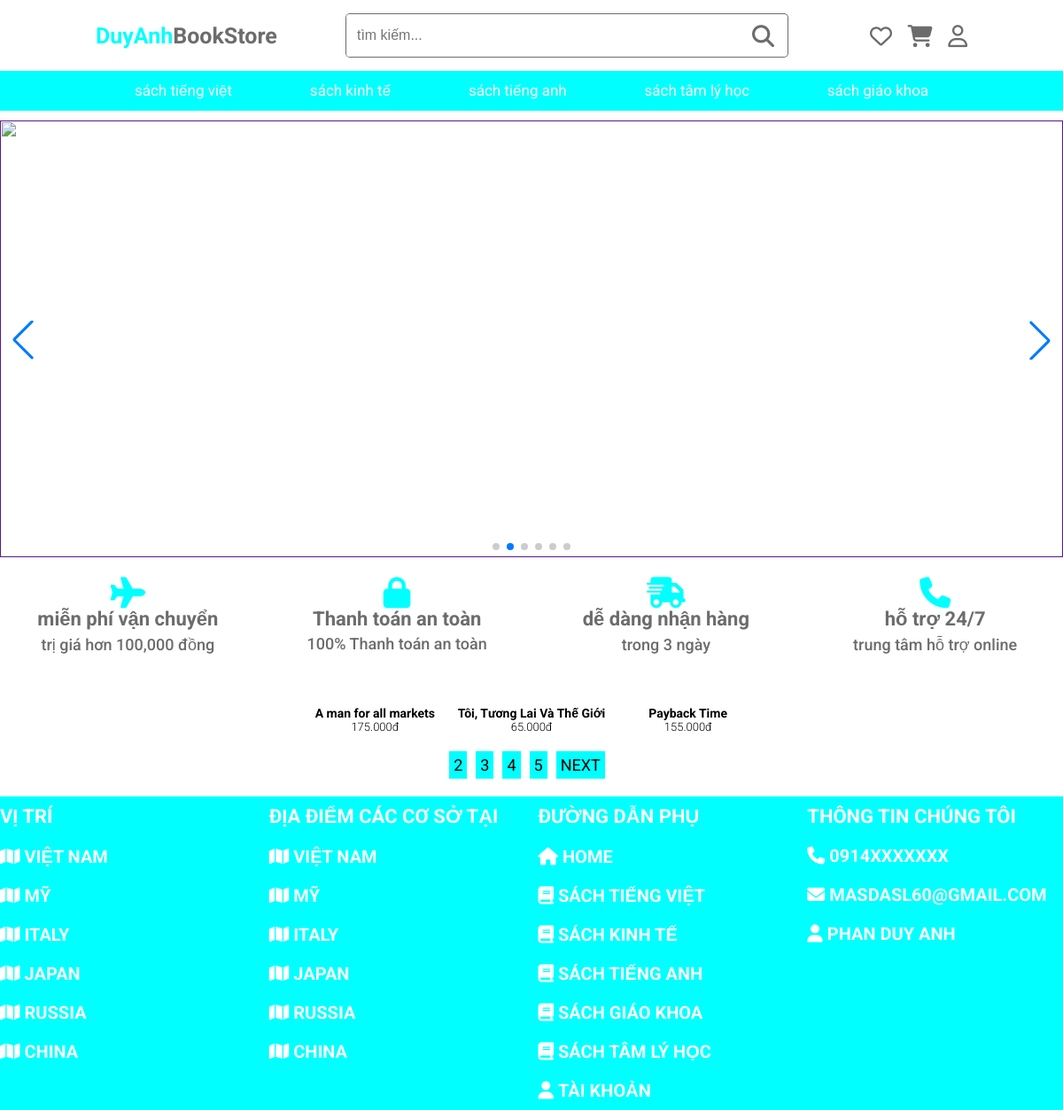
The page / on the database its author committed.
### tables this page shows
CREATE TABLE `book_items` (
  `id_books` int(11) NOT NULL,
  `book_name` text NOT NULL,
  `book_price` double NOT NULL,
  `book_type` text NOT NULL,
  `book_image` text NOT NULL
);

### show_sanpham.php (called while the page is built, shortened)
<?php
function show_sp(){
$conn =connectdb();
$sql ="SELECT * FROM book_items ";
$stmt =  $conn->prepare($sql);
$stmt->execute();
$kq = $stmt->fetchAll();
return $kq;
 }
?>

### home.php (the view, shortened to what this page needs)
<!DOCTYPE html>
    <section class="home">
        <div class="banner">
        </div>
        <div class="swiper book-slider">
            <div class="swiper-wrapper">
            <a href="" class="swiper-slide"><img src="https://d2g9wbak88g7ch.cloudfront.net/bannerimages/79_inr.jpg" alt=""></a>
            </div>
            <div class="swiper-button-next"></div>
            <div class="swiper-button-prev"></div>
            <div class="swiper-pagination"></div>
        </div>
        <div class="icons-container">
            <div class="icons">
                <i class="fa-solid fa-plane"></i>
                <div class="content">
                    <h3>miễn phí vận chuyển </h3>
                    <p> trị giá hơn 100,000 đồng</p>
                </div>
            </div>
            <div class="icons">
                <i class="fa-solid fa-lock"></i>
                <div class="content">
                    <h3>Thanh toán an toàn </h3>
                    <p> 100% Thanh toán an toàn</p>
                </div>
            </div>
            <div class="icons">
                <i class="fa-solid fa-truck-fast"></i>
                <div class="content">
                    <h3> dễ dàng nhận hàng </h3>
                    <p> trong 3 ngày</p>
                </div>
            </div>
            <div class="icons">
                <i class="fa-solid fa-phone"></i>
                <div class="content">
                    <h3> hỗ trợ 24/7 </h3>
                    <p>trung tâm hỗ trợ online</p>
                </div>
            </div>
        </div>
        <div  class="product-container">
            <form action="" class="product-form" id="product-form">
              <div class="list">
              <?php
              include("show_sanpham.php");
              $datas = show_sp();
                foreach($datas as $row){ ?>
                <div class="product">
                    <div class="img">
                    </div>
                    <h3 class="title"><?=$row['book_name']?></h3>
                    <div class="price"><?=$row['book_price']?>.000đ </div>
                </div>
                <?php }?>
              </div>
                <ul class="list-page">
                </ul>
            </form>
        </div>
       </section>

### css/style.css (style rules this page uses)
* { margin: 0; padding: 0; box-sizing: border-box; outline: none; border: none; text-decoration: none; }
html { font-size: 62.5%; overflow-x: hidden; scroll-padding: 5rem; scroll-behavior: smooth; }
body { font-family: "Roboto", sans-serif; }
.home { margin-bottom: 2rem; }
.home .banner { max-width: 1366px; }
.home .book-slider a { max-width: 1366px; }
.home .book-slider a img { width: 100%; object-fit: cover; height: 493px; }
.home .icons-container { display: grid; grid-template-columns: repeat(auto-fit, minmax(25rem, 1fr)); gap: 1.5rem; text-align: center; padding: 2rem 0; }
.home .icons-container .icons i { font-size: 3.5rem; color: rgb(0, 255, 255); }
.home .icons-container .icons h3 { font-size: 2.2rem; color: rgba(15, 15, 15, 0.61); padding-bottom: 0.5rem; }
.home .icons-container .icons p { font-size: 1.8rem; color: rgba(15, 15, 15, 0.61); font-weight: 500; }
.product-container { display: flex; justify-content: center; align-items: center; }
.product-container form { text-align: center; }
.product-container form .list { display: grid; grid-template-columns: repeat(3, 1fr); padding: 2rem; gap: 1rem; }
.product-container form .list .product .img { max-width: 17.7rem; max-width: 17.7rem; margin-bottom: 0.7rem; }
.product-container form .list .product .title { font-size: 1.4rem; max-width: 17.7rem; }
.product-container form .list .product .price { font-size: 1.3rem; font-weight: 300; }
.product-container .list-page { display: flex; list-style: none; justify-content: center; }

### rows shown on the page
book_items: book_name "A man for all markets", book_price "175"
book_items: book_name "Tôi, Tương Lai Và Thế Giới", book_price "65"
book_items: book_name "Payback Time", book_price "155"
